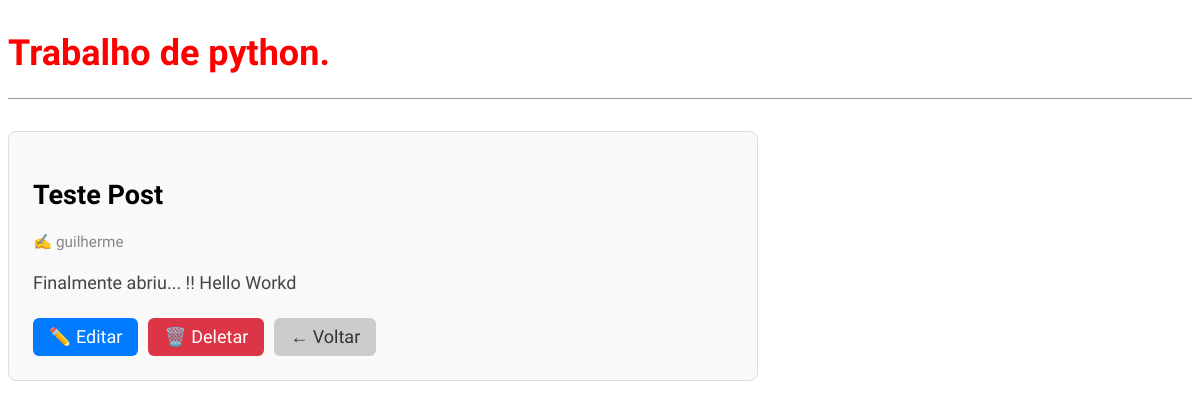
/post/1/, run on an earlier commit of the app's database.
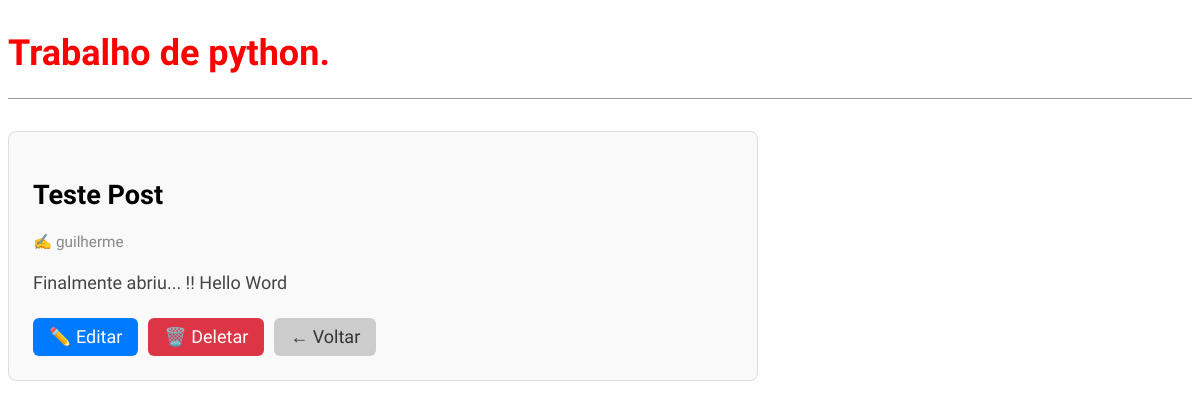
And on a later commit of the database.
### blog/models.py (models this page shows, shortened)
class Post(models.Model):
    title = models.CharField(max_length=200)
    author = models.ForeignKey(
        "auth.User",
        on_delete=models.CASCADE,
    )
    body = models.TextField()

### blog/views.py (the view)
# urls.py: path('post/<int:pk>/', views.post_detail, name='post_detail'),
def post_detail(request, pk):
    post = get_object_or_404(Post, pk=pk)
    return render(request, "post_detail.html", {"post": post})

### templates/post_detail.html (shortened to what this page needs)
{% extends "base.html" %}
{% block content %}
<div class="post-detail">
    <h2>{{ post.title }}</h2>
    <p class="post-author">✍️ {{ post.author }}</p>
    <p class="post-body">{{ post.body }}</p>
    <div class="detail-buttons">
        <a href="{% url 'post_edit' post.pk %}" class="btn-edit">✏️ Editar</a>
        <a href="{% url 'post_delete' post.pk %}" class="btn-delete">🗑️ Deletar</a>
        <a href="{% url 'home' %}" class="btn-back">← Voltar</a>
    </div>
</div>
{% endblock content %}

What changed in the data, as far as the page shows it:
changed Post "Teste Post": body "Finalmente abriu... !! Hello Workd" → "Finalmente abriu... !! Hello Word"
